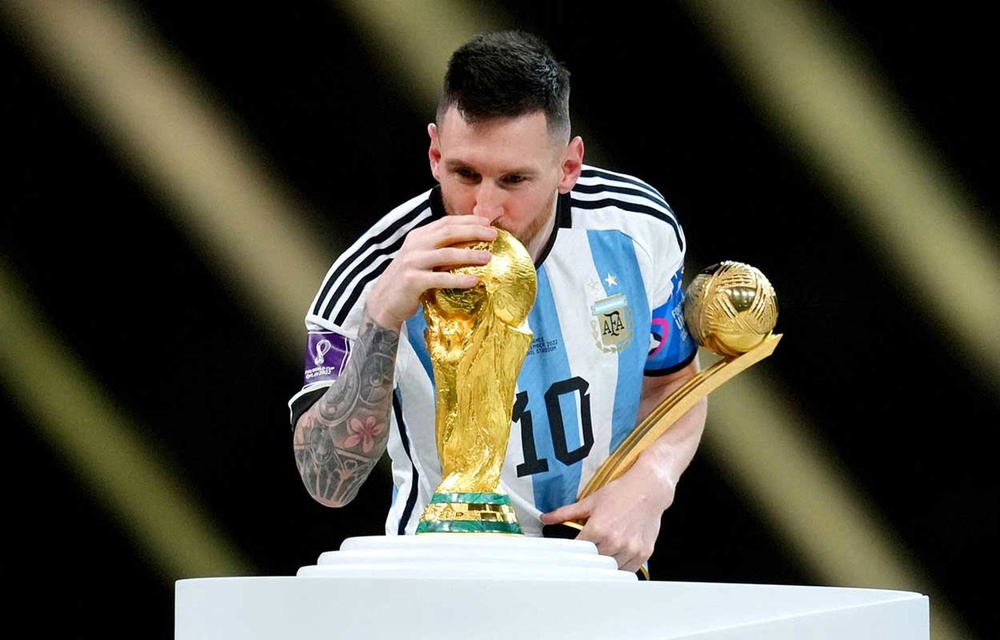
#> input picture sem5_labs/fcv/lab1/messi-world-cup.jpg, 1000 x 640 px, shrunk from 1600 x 1024 before the run, found by its file name
$ python q3.py
#> lines starting #> are read from the running program, lines starting #| are printed output that depends on the picture
import cv2
import numpy as np
from matplotlib import pyplot as plt

def apply_box_filter(image: np.ndarray, ksize: int) -> np.ndarray:
    """Apply a box filter (average filter) to the image."""
    return cv2.blur(image, (ksize, ksize))

def apply_gaussian_blur(image: np.ndarray, ksize: int, sigma: float) -> np.ndarray:
    """Apply Gaussian blur to the image."""
    return cv2.GaussianBlur(image, (ksize, ksize), sigma)

def main():
    # Load the image from file
    image_path = '/home/Student/Desktop/220962049_aiml_a1/venv/lab1/messi-world-cup.jpg'
    image = cv2.imread(image_path, cv2.IMREAD_GRAYSCALE)
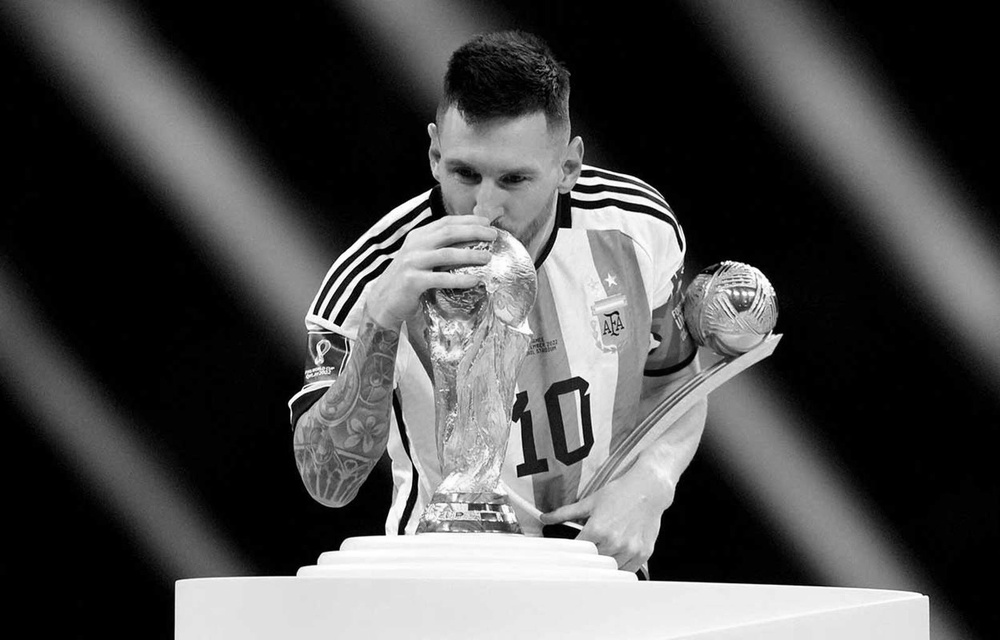
#> image: shape (640, 1000); min 0, max 255, mean 77.1

    if image is None:
        print("Error: Image not found.")
        return

    # Apply filters
    box_filtered_image = apply_box_filter(image, ksize=5)
    gaussian_blurred_image = apply_gaussian_blur(image, ksize=5, sigma=1.0)

    # Display results
    plt.figure(figsize=(12, 6))

    plt.subplot(1, 3, 1)
    plt.title('Original Image')
    plt.imshow(image, cmap='gray')
    plt.axis('off')

    plt.subplot(1, 3, 2)
    plt.title('Box Filtered Image')
    plt.imshow(box_filtered_image, cmap='gray')
    plt.axis('off')

    plt.subplot(1, 3, 3)
    plt.title('Gaussian Blurred Image')
    plt.imshow(gaussian_blurred_image, cmap='gray')
    plt.axis('off')

    plt.show()
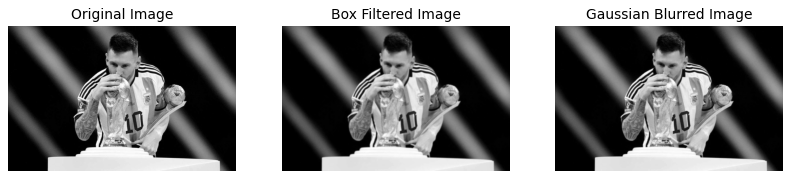
#> figure drawn by matplotlib, 3 panels

if __name__ == "__main__":
    main()
